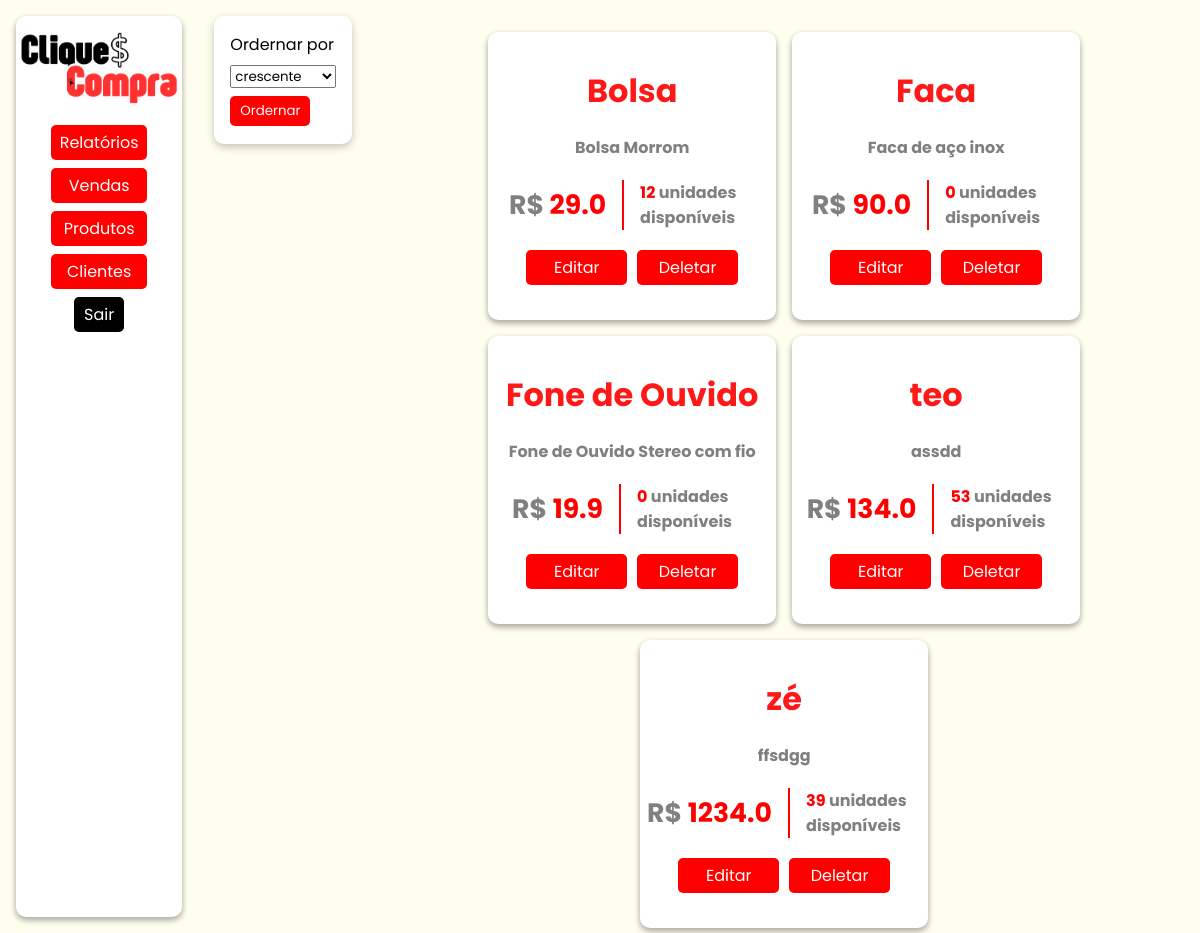
/produtos/, run on the app's committed database.
### models/produtos.py (models this page shows, shortened)
class Produto(Base):
    __tablename__ = 'tb_produtos'
    pro_id: Mapped[int] = mapped_column(primary_key=True, autoincrement=True)
    pro_nome: Mapped[str] = mapped_column(nullable=False)
    pro_descricao: Mapped[str] = mapped_column(nullable=False)
    pro_preco: Mapped[float] = mapped_column(nullable=False)
    pro_estoque: Mapped[int] = mapped_column()
    @classmethod
    def all(cls, ordem = "crescente"):
        if ordem == "crescente":
            direcao = "ASC"
        elif ordem == "decrescente":
            direcao = "DESC"
        sql = text(f"SELECT * FROM tb_produtos ORDER BY pro_nome {direcao}")
        produtos = session.execute(sql).fetchall()
        return produtos

### controllers/produtos.py (the view)
@produto_bp.route('/', methods=['GET','POST'])
def view():
    if request.method == 'POST':
        ordem = request.form['ordem']
        produtos = Produto.all(ordem=ordem)
    elif request.method == 'GET':
        produtos = Produto.all()
    return render_template('produtos/view.html', produtos = produtos)

### templates/produtos/view.html (shortened to what this page needs)
{% extends "model.html" %}
{% block head_extras %}
<link rel="stylesheet" href="{{ url_for('static', filename='style/model.css') }}">
<link rel="stylesheet" href="{{ url_for('static', filename='style/itens.css') }}">
{% endblock %}
{% block content %}
<nav>
    <img src="../../static/assets/cliqueconta.png" alt="Logo do CliqueCompra">
    <div class="links">
        <div class="dropdown">
            <button class="dropdown-button" onclick="toggleDropdown('relatorios-menu')">Relatórios</button>
        </div>
        <div class="dropdown">
            <button class="dropdown-button" onclick="toggleDropdown('vendas-menu')">Vendas</button>
        </div>
        <div class="dropdown">
            <button class="dropdown-button" onclick="toggleDropdown('produtos-menu')">Produtos</button>
        </div>
        <div class="dropdown">
            <button class="dropdown-button" onclick="toggleDropdown('clientes-menu')">Clientes</button>
        </div>
        <a class='sair'href="#">Sair</a>
    </div>
</nav>
<div class="filtro p-v">
    <span>Ordernar por</span>
    <form action="{{url_for('produtos.view')}}" method="post">
        <select name="ordem" id="filtro-cli">
            <option value="crescente">crescente</option>
        </select>
        <button type="submit">Ordernar</button>
    </form>
</div>
<div id="produto">
    <ol class="itens">
        {%if produtos %}
            {% for produto in produtos %}
                <li class="item">
                    <h1>{{produto.pro_nome}}</h1>
                    <h2 id="descricao">{{produto.pro_descricao}}</h2>
                    <div class="p-e">
                        <h2 id="preco"><span style="color: gray;">R$</span> {{produto.pro_preco}}</h2>
                        <div id="divisor"></div>
                        <h2 id="estoque"><span style="color: red;">{{produto.pro_estoque}}</span> unidades disponíveis</h2>
                    </div>
                    <div class="links-p">
                        <a href="{{url_for('produtos.edit', pro_id=produto.pro_id)}}">Editar</a>
                        <a href="{{url_for('produtos.remove', pro_id=produto.pro_id)}}">Deletar</a>
                    </div>
                </li>
            {% endfor %}
        {%else%}
                <h1>Nosso Estoque Zerou :(</h1>
        {%endif%}
    </ol>
</div>
{% endblock %}

### static/style/model.css (style rules this page uses)
* { padding: 0; margin: 0; box-sizing: border-box; font-family: "Poppins", serif; }
body { display: flex; min-width: 100vw; height: 100%; background-color: #FFFFF0; }
.dropdown { width: 100%; display: flex; flex-direction: column; align-items: center; justify-content: center; }

### data on the page
Produto: pro_nome "Bolsa", pro_descricao "Bolsa Morrom", pro_preco "29.0", pro_estoque "12"
Produto: pro_nome "Faca", pro_descricao "Faca de aço inox", pro_preco "90.0", pro_estoque "0"
Produto: pro_nome "Fone de Ouvido", pro_descricao "Fone de Ouvido Stereo com fio", pro_preco "19.9", pro_estoque "0"
Produto: pro_nome "teo", pro_descricao "assdd", pro_preco "134.0", pro_estoque "53"
Produto: pro_nome "zé", pro_descricao "ffsdgg", pro_preco "1234.0", pro_estoque "39"
